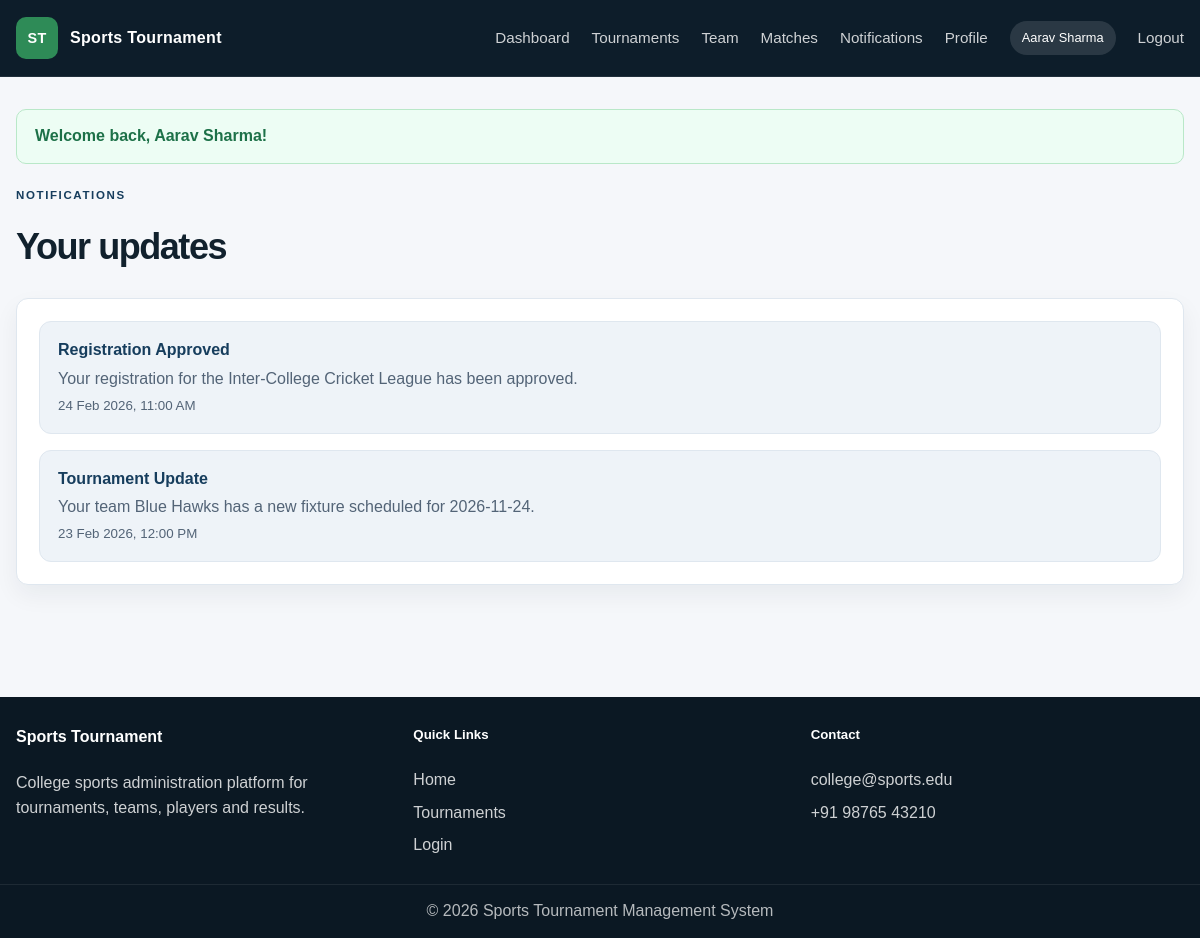
The app's page /user/notifications.php (signed in) with its own data.
### tables this page shows
CREATE TABLE users (
    id INT AUTO_INCREMENT PRIMARY KEY,
    name VARCHAR(100) NOT NULL,
    email VARCHAR(150) NOT NULL UNIQUE,
    password VARCHAR(255) NOT NULL,
    role ENUM('admin','user') NOT NULL DEFAULT 'user',
    phone VARCHAR(20) DEFAULT NULL,
    created_at TIMESTAMP DEFAULT CURRENT_TIMESTAMP
);

CREATE TABLE notifications (
    id INT AUTO_INCREMENT PRIMARY KEY,
    user_id INT NOT NULL,
    title VARCHAR(200) NOT NULL,
    message TEXT NOT NULL,
    is_read TINYINT(1) NOT NULL DEFAULT 0,
    created_at TIMESTAMP DEFAULT CURRENT_TIMESTAMP,
    CONSTRAINT fk_notification_user FOREIGN KEY (user_id) REFERENCES users(id) ON DELETE CASCADE
);

### config/database.php (called while the page is built, shortened)
<?php
function getDb(): PDO
{
    static $pdo = null;
    if ($pdo !== null) {
        return $pdo;
    }
    $host = '127.0.0.1';
    $dbName = 'sports_tournament';
    $dbUser = 'root';
    $dbPass = '';
    $charset = 'utf8mb4';
    $dsn = "mysql:host={$host};dbname={$dbName};charset={$charset}";
    $options = [
        PDO::ATTR_ERRMODE => PDO::ERRMODE_EXCEPTION,
        PDO::ATTR_DEFAULT_FETCH_MODE => PDO::FETCH_ASSOC,
        PDO::ATTR_EMULATE_PREPARES => false,
    ];
    try {
        $pdo = new PDO($dsn, $dbUser, $dbPass, $options);
        return $pdo;
    } catch (PDOException $e) {
        throw new PDOException('Database connection failed. Please import the database schema first.');
    }
}

### user/notifications.php (the view, shortened to what this page needs)
<?php
$pdo = db();
$stmt = $pdo->prepare('SELECT * FROM notifications WHERE user_id = :user_id ORDER BY created_at DESC');
$stmt->execute([':user_id' => $_SESSION['user_id']]);
$notifications = $stmt->fetchAll();
require_once __DIR__ . '/../includes/header.php';
?>
<div class="page-header">
    <div>
        <span class="eyebrow dark">Notifications</span>
        <h1>Your updates</h1>
    </div>
</div>
<div class="panel">
    <div class="stack-list">
        <?php if (empty($notifications)): ?>
            <div class="stack-item">
                <strong>No notifications yet.</strong>
            </div>
        <?php else: ?>
            <?php foreach ($notifications as $notification): ?>
                <div class="stack-item">
                    <strong><?= e($notification['title']) ?></strong>
                    <span><?= e($notification['message']) ?></span>
                    <small><?= e(formatDateTime($notification['created_at'])) ?></small>
                </div>
            <?php endforeach; ?>
        <?php endif; ?>
    </div>
</div>
<?php require_once __DIR__ . '/../includes/footer.php'; ?>

### includes/navbar.php (shortened to what this page needs)
<?php
$role = $_SESSION['role'] ?? null;
$currentUser = currentUser();
$navItems = [
    ['label' => 'Home', 'url' => baseUrl() . '/index.php'],
    ['label' => 'Tournaments', 'url' => baseUrl() . '/index.php#tournaments'],
    ['label' => 'Sports', 'url' => baseUrl() . '/index.php#sports'],
];
if ($role === 'admin') {
    $navItems = [
        ['label' => 'Dashboard', 'url' => baseUrl() . '/admin/dashboard.php'],
        ['label' => 'Tournaments', 'url' => baseUrl() . '/admin/tournaments.php'],
        ['label' => 'Teams', 'url' => baseUrl() . '/admin/teams.php'],
        ['label' => 'Matches', 'url' => baseUrl() . '/admin/matches.php'],
        ['label' => 'Results', 'url' => baseUrl() . '/admin/results.php'],
        ['label' => 'Announcements', 'url' => baseUrl() . '/admin/announcements.php'],
    ];
} elseif ($role === 'user') {
    $navItems = [
        ['label' => 'Dashboard', 'url' => baseUrl() . '/dashboard.php'],
        ['label' => 'Tournaments', 'url' => baseUrl() . '/user/tournaments.php'],
        ['label' => 'Team', 'url' => baseUrl() . '/user/team.php'],
        ['label' => 'Matches', 'url' => baseUrl() . '/user/matches.php'],
        ['label' => 'Notifications', 'url' => baseUrl() . '/user/notifications.php'],
        ['label' => 'Profile', 'url' => baseUrl() . '/user/profile.php'],
    ];
}
?>
<header class="topbar">
    <div class="container nav-wrap">
        <a href="<?= e(baseUrl()) ?>" class="brand" aria-label="Sports Tournament home">
            <span class="brand-mark">ST</span>
            <span>Sports Tournament</span>
        </a>
        <nav class="main-nav" aria-label="Main navigation">
            <?php foreach ($navItems as $item): ?>
                <a href="<?= e($item['url']) ?>"><?= e($item['label']) ?></a>
            <?php endforeach; ?>
            <?php if ($role === 'admin'): ?>
                <a href="<?= e(baseUrl()) ?>/admin/settings.php">Settings</a>
                <a href="<?= e(baseUrl()) ?>/logout.php">Logout</a>
            <?php elseif ($role === 'user'): ?>
                <span class="user-badge"><?= e($currentUser['name'] ?? 'User') ?></span>
                <a href="<?= e(baseUrl()) ?>/logout.php">Logout</a>
            <?php else: ?>
                <a href="<?= e(baseUrl()) ?>/login.php">Login</a>
                <a href="<?= e(baseUrl()) ?>/register.php" class="button button-primary small">Register</a>
            <?php endif; ?>
        </nav>
    </div>
</header>

### assets/css/style.css (style rules this page uses)
:root { --bg: #f5f7fa; --panel: #ffffff; --panel-alt: #eef3f8; --ink: #11212d; --muted: #536477; --line: #dfe7ef; --primary: #163d5d; --primary-soft: #e8f0f8; --accent: #2e8b57; --accent-soft: #eaf8ef; --danger: #c64242; --warning: #b87828; --shadow: 0 10px 25px rgba(17, 33, 45, 0.06); --radius: 12px; }
* { box-sizing: border-box; }
html { scroll-behavior: smooth; }
body { margin: 0; font-family: Arial, Helvetica, sans-serif; background: var(--bg); color: var(--ink); line-height: 1.55; }
a { color: var(--primary); text-decoration: none; }
.container { width: min(1180px, calc(100% - 32px)); margin: 0 auto; }
.topbar { background: #0d1d2a; color: #fff; border-bottom: 1px solid rgba(255,255,255,0.08); position: sticky; top: 0; z-index: 30; }
.nav-wrap { display: flex; align-items: center; justify-content: space-between; min-height: 76px; gap: 16px; }
.brand { display: inline-flex; align-items: center; gap: 12px; color: #fff; font-weight: 700; letter-spacing: 0.02em; text-decoration: none; }
.brand-mark { display: inline-flex; align-items: center; justify-content: center; width: 42px; height: 42px; border-radius: 10px; background: var(--accent); color: #fff; font-size: 0.9rem; font-weight: 800; }
.main-nav { display: flex; align-items: center; gap: 22px; }
.main-nav a { color: rgba(255,255,255,0.8); font-size: 0.95rem; text-decoration: none; }
.user-badge { padding: 7px 12px; border-radius: 999px; background: rgba(255,255,255,0.12); color: #fff; font-size: 0.8rem; }
.eyebrow { display: inline-block; font-size: 0.72rem; letter-spacing: 0.14em; text-transform: uppercase; font-weight: 700; color: var(--accent); margin-bottom: 14px; }
.eyebrow.dark { color: var(--primary); }
.info-card, .panel, .stat-box, .auth-card { background: var(--panel); border: 1px solid var(--line); border-radius: var(--radius); box-shadow: var(--shadow); }
.announcement-list, .stack-list { display: grid; gap: 16px; }
.announcement-card small, .stack-item small { color: var(--muted); }
.page-header { width: min(1180px, calc(100% - 32px)); margin: 0 auto 24px; display: flex; align-items: center; justify-content: space-between; gap: 16px; }
.page-header h1 { margin: 0; font-size: clamp(2rem, 3vw, 2.5rem); letter-spacing: -0.04em; }
.panel { width: min(1180px, calc(100% - 32px)); margin: 0 auto 24px; padding: 22px; }
.stack-item { background: var(--panel-alt); border: 1px solid var(--line); border-radius: 12px; padding: 16px 18px; display: flex; flex-direction: column; gap: 4px; }
.stack-item strong { color: var(--primary); }
.stack-item span, .stack-item small { color: var(--muted); }

### records on screen
users: name "Aarav Sharma"
notifications: title "Registration Approved", message "Your registration for the Inter-College Cricket League has been approved.", created_at "24 Feb 2026, 11:00 AM"
notifications: title "Tournament Update", message "Your team Blue Hawks has a new fixture scheduled for 2026-11-24.", created_at "23 Feb 2026, 12:00 PM"

### other values on screen
$item['label'] "Dashboard"
$item['label'] "Tournaments"
$item['label'] "Team"
$item['label'] "Matches"
$item['label'] "Notifications"
$item['label'] "Profile"
$flash['message'] "Welcome back, Aarav Sharma!"
